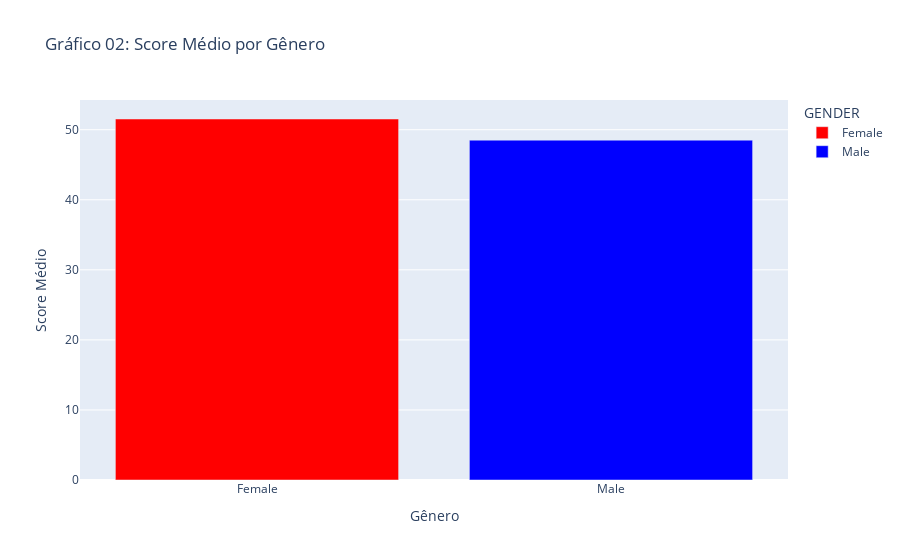

This figure's notebook cell:
### Code cell
# GRÁFICO 02: SCORE MÉDIO POR GÊNERO

df_grouped = df.groupby('GENDER')['SPENDING_SCORE'].mean().reset_index()

grafico_score_genero = px.bar(
    df_grouped,
    x='GENDER',
    y='SPENDING_SCORE',
    color='GENDER',
    color_discrete_map={
        'Female': 'red',
        'Male': 'blue'
    },
    title='Gráfico 02: Score Médio por Gênero'
)
grafico_score_genero.update_layout(xaxis_title='Gênero', yaxis_title='Score Médio')
grafico_score_genero.show()

### Figure 1 — Plotly figure (JSON) as saved in the notebook; plotly's stock layout.template omitted (floating-point values rounded to 4 significant figures)
{"data": [{"hovertemplate": "GENDER=%{x}<br>SPENDING_SCORE=%{y}<extra></extra>", "legendgroup": "Female", "marker": {"color": "red", "pattern": {"shape": ""}}, "name": "Female", "orientation": "v", "showlegend": true, "textposition": "auto", "type": "bar", "x": ["Female"], "xaxis": "x", "y": [51.53], "yaxis": "y"}, {"hovertemplate": "GENDER=%{x}<br>SPENDING_SCORE=%{y}<extra></extra>", "legendgroup": "Male", "marker": {"color": "blue", "pattern": {"shape": ""}}, "name": "Male", "orientation": "v", "showlegend": true, "textposition": "auto", "type": "bar", "x": ["Male"], "xaxis": "x", "y": [48.51], "yaxis": "y"}], "layout": {"barmode": "relative", "legend": {"title": {"text": "GENDER"}, "tracegroupgap": 0}, "title": {"text": "Gráfico 02: Score Médio por Gênero"}, "xaxis": {"anchor": "y", "categoryarray": ["Female", "Male"], "categoryorder": "array", "domain": [0, 1], "title": {"text": "Gênero"}}, "yaxis": {"anchor": "x", "domain": [0, 1], "title": {"text": "Score Médio"}}}}
